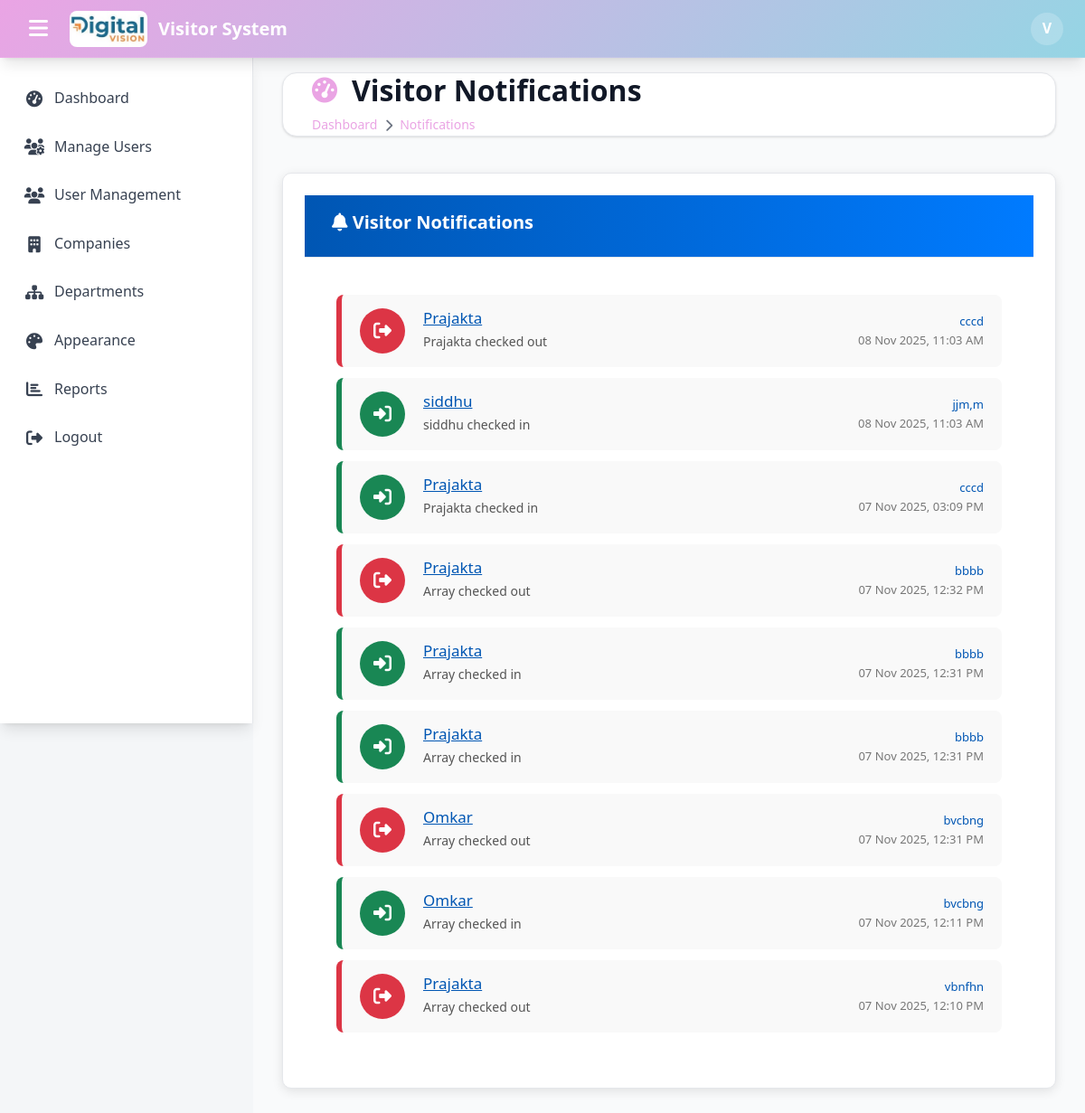
The app's page /Host/notifications.php (signed in) with its own data.
### tables this page shows
CREATE TABLE `system_theme` (
  `id` int(10) NOT NULL,
  `primary_color` varchar(20) DEFAULT '#007bff',
  `secondary_color` varchar(20) DEFAULT '#0056b3',
  `logo_path` varchar(255) DEFAULT NULL
);

CREATE TABLE `notifications` (
  `id` int(11) NOT NULL,
  `host_id` int(11) NOT NULL,
  `message` varchar(255) NOT NULL,
  `is_read` tinyint(1) DEFAULT 0,
  `created_at` datetime DEFAULT current_timestamp(),
  `visitor_name` varchar(255) DEFAULT NULL,
  `mobile` int(10) DEFAULT NULL,
  `purpose` text DEFAULT NULL,
  `status` varchar(20) DEFAULT 'unread'
);

### includes/theme.php (called while the page is built, shortened)
<?php
require_once __DIR__ . '/db.php';
$theme = [
    'primary_color' => '#2563eb',
    'secondary_color' => '#1d4ed8',
    'logo_path' => 'assets/default-logo.svg'
];
if ($conn) {
    $res = $conn->query("SELECT primary_color, secondary_color, logo_path FROM system_theme LIMIT 1");
    if ($res && $row = $res->fetch_assoc()) {
        if (!empty($row['primary_color'])) $theme['primary_color'] = $row['primary_color'];
        if (!empty($row['secondary_color'])) $theme['secondary_color'] = $row['secondary_color'];
        if (!empty($row['logo_path'])) $theme['logo_path'] = $row['logo_path'];
    }
}
function theme_logo() {
    global $theme;
    return $theme['logo_path'];
}
?>

### Host/notifications.php (the view, shortened to what this page needs)
<?php
require_once __DIR__ . '/../includes/erp_layout.php';
$res = $conn->query("SELECT * FROM notifications ORDER BY created_at DESC");
$breadcrumbs = [
    ['title' => 'Dashboard', 'url' => 'dashboard.php', 'icon' => 'tachometer-alt'],
    ['title' => 'Notifications', 'url' => '', 'icon' => 'bell']
];
echo erp_header('Visitor Notifications', $breadcrumbs);
function formatDateTime($datetime) {
    return (!empty($datetime) && $datetime != '0000-00-00 00:00:00')
        ? date('d M Y, h:i A', strtotime($datetime))
        : '—';
}
?>
<div class="erp-card">
    <div class="erp-card-header">
        <h3><i class="fas fa-bell"></i> Visitor Notifications</h3>
    </div>
    <div class="erp-card-body">
        <?php if ($res && $res->num_rows > 0): ?>
            <?php while ($n = $res->fetch_assoc()): ?>
                <?php
                    $msg = strtolower($n['message']);
                    $isCheckin = (strpos($msg, 'check-in') !== false || strpos($msg, 'checked in') !== false);
                    $isCheckout = (strpos($msg, 'check-out') !== false || strpos($msg, 'checked out') !== false);
                    $class = $isCheckin ? 'in' : ($isCheckout ? 'out' : '');
                    $iconClass = $isCheckin ? 'fa-sign-in-alt' : ($isCheckout ? 'fa-sign-out-alt' : 'fa-user');
                    $iconColor = $isCheckin ? 'in' : ($isCheckout ? 'out' : '');
                    $created = formatDateTime($n['created_at']);
                ?>
                <div class="notification-card <?= $class ?>"
                    onclick="showDetails(
                        '<?= htmlspecialchars(addslashes($n['visitor_name'])) ?>',
                        '<?= htmlspecialchars(addslashes($n['mobile'])) ?>',
                        '<?= htmlspecialchars(addslashes($n['purpose'])) ?>',
                        '<?= htmlspecialchars(addslashes($n['message'])) ?>',
                        '<?= $created ?>'
                    )">
                    <div class="notification-icon <?= $iconColor ?>">
                        <i class="fas <?= $iconClass ?>"></i>
                    </div>
                    <div class="notification-content">
                        <h5><?= htmlspecialchars($n['visitor_name']) ?></h5>
                        <p><?= htmlspecialchars($n['message']) ?></p>
                    </div>
                    <div class="notification-info">
                        <div class="purpose"><?= htmlspecialchars($n['purpose']) ?></div>
                        <div class="time"><?= $created ?></div>
                    </div>
                </div>
            <?php endwhile; ?>
        <?php endif; ?>
    </div>
</div>
<?php echo erp_footer(); ?>

### includes/erp_layout.php (shortened to what this page needs)
<?php
require_once __DIR__ . '/theme.php';
function erp_header($title, $breadcrumbs = [])
{
    ?>
    <!DOCTYPE html>
    <html lang="en">
    <head>
        <link href="https://cdn.jsdelivr.net/npm/bootstrap@5.3.2/dist/css/bootstrap.min.css" rel="stylesheet">
        <link href="https://cdnjs.cloudflare.com/ajax/libs/font-awesome/6.4.0/css/all.min.css" rel="stylesheet">
        <link href="https://cdn.jsdelivr.net/npm/bootstrap-icons@1.11.1/font/bootstrap-icons.css" rel="stylesheet">
        <link href="https://cdn.datatables.net/1.13.6/css/dataTables.bootstrap5.min.css" rel="stylesheet">
 </head>
    <body>
        <nav class="erp-navbar">
            <button class="erp-navbar-toggle" id="sidebarToggle">
                <i class="fas fa-bars"></i>
            </button>
            <a href="#" class="erp-navbar-brand">
                <img src="../<?php echo theme_logo(); ?>" alt="ERP Logo">
                <span class="d-none d-md-inline">Visitor System</span>
            </a>
    <div class="erp-navbar-actions">
                <div class="erp-user-menu">
                    <div class="erp-user-avatar" onclick="toggleUserMenu()">
                        <?php echo strtoupper(substr($_SESSION['user']['email'] ?? 'U', 0, 1)); ?>
                    </div>
                </div>
            </div>
        </nav>
        <aside class="erp-sidebar" id="sidebar">
            <nav class="erp-sidebar-nav">
                <?php if (isset($_SESSION['user']['role'])): ?>
                    <?php if ($_SESSION['user']['role'] === 'admin'): ?>
                        <div class="erp-nav-item">
                            <a href="dashboard.php"
                                class="erp-nav-link <?php echo basename($_SERVER['PHP_SELF']) == 'dashboard.php' ? 'active' : ''; ?>">
                                <i class="erp-nav-icon fas fa-tachometer-alt"></i>
                                <span class="erp-nav-text">Dashboard</span>
                            </a>
                        </div>
                        <div class="erp-nav-item">
                            <a href="manage_users.php"
                                class="erp-nav-link <?php echo basename($_SERVER['PHP_SELF']) == 'manage_users.php' ? 'active' : ''; ?>">
                                <i class="erp-nav-icon fas fa-users-cog"></i>
                                <span class="erp-nav-text">Manage Users</span>
                            </a>
                        </div>
                        <div class="erp-nav-item">
                            <a href="User_creation.php"
                                class="erp-nav-link <?php echo basename($_SERVER['PHP_SELF']) == 'User_creation.php' ? 'active' : ''; ?>">
                                <i class="erp-nav-icon fas fa-users"></i>
                                <span class="erp-nav-text">User Management</span>
                            </a>
                        </div>
                        <div class="erp-nav-item">
                            <a href="create_company.php"
                                class="erp-nav-link <?php echo basename($_SERVER['PHP_SELF']) == 'create_company.php' ? 'active' : ''; ?>">
                                <i class="erp-nav-icon fas fa-building"></i>
                                <span class="erp-nav-text">Companies</span>
                            </a>
                        </div>
                        <div class="erp-nav-item">
                            <a href="create_department.php"
                                class="erp-nav-link <?php echo basename($_SERVER['PHP_SELF']) == 'create_department.php' ? 'active' : ''; ?>">
                                <i class="erp-nav-icon fas fa-sitemap"></i>
                                <span class="erp-nav-text">Departments</span>
                            </a>
                        </div>
                        <div class="erp-nav-item">
                            <a href="appearance.php"
                                class="erp-nav-link <?php echo basename($_SERVER['PHP_SELF']) == 'appearance.php' ? 'active' : ''; ?>">
                                <i class="erp-nav-icon fas fa-palette"></i>
                                <span class="erp-nav-text">Appearance</span>
                            </a>
                        </div>
                        <div class="erp-nav-item">
                            <a href="reports.php"
                                class="erp-nav-link <?php echo basename($_SERVER['PHP_SELF']) == 'reports.php' ? 'active' : ''; ?>">
                                <i class="erp-nav-icon fas fa-chart-bar"></i>
                                <span class="erp-nav-text">Reports</span>
                            </a>
                        </div>
                    <?php endif; ?>
                <?php endif; ?>
                <div class="erp-nav-item">
                    <a href="../pages/logout.php" class="erp-nav-link">
                        <i class="erp-nav-icon fas fa-sign-out-alt"></i>
                        <span class="erp-nav-text">Logout</span>
                    </a>
                </div>
            </nav>
        </aside>
        <main class="erp-main-content" id="mainContent">
            <div class="erp-content-wrapper">
                <div class="erp-page-header">
                    <h1 class="erp-page-title">
                        <i class="fas fa-<?php echo $breadcrumbs[0]['icon'] ?? 'home'; ?>"></i>
                        <?php echo htmlspecialchars($title); ?>
                    </h1>
                    <?php if (!empty($breadcrumbs)): ?>
                        <nav class="erp-breadcrumb">
                            <?php foreach ($breadcrumbs as $index => $crumb): ?>
                                <?php if ($index > 0): ?>
                                    <i class="fas fa-chevron-right"></i>
                                <?php endif; ?>
                                <?php if (isset($crumb['url'])): ?>
                                    <a
                                        href="<?php echo htmlspecialchars($crumb['url']); ?>"><?php echo htmlspecialchars($crumb['title']); ?></a>
                                <?php else: ?>
                                    <span><?php echo htmlspecialchars($crumb['title']); ?></span>
                                <?php endif; ?>
                            <?php endforeach; ?>
                        </nav>
                    <?php endif; ?>
                </div>
                <?php
                return ob_get_clean();
}
function erp_footer()
{
    ?>
        </div>
        </main>
    </body>
    </html>
    <?php
    return ob_get_clean();
}
?>

### includes/erp_layout.php (style rules this page uses)
:root { --erp-primary: var(--primary-color, #2563eb); --erp-secondary: var(--secondary-color, #1d4ed8); --erp-accent: #f59e0b; --erp-success: #10b981; --erp-warning: #f59e0b; --erp-danger: #ef4444; --erp-info: #06b6d4; --erp-light: #f8fafc; --erp-dark: #1e293b; --erp-gray-50: #f9fafb; --erp-gray-100: #f3f4f6; --erp-gray-200: #e5e7eb; --erp-gray-300: #d1d5db; --erp-gray-400: #9ca3af; --erp-gray-500: #6b7280; --erp-gray-600: #4b5563; --erp-gray-700: #374151; --erp-gray-800: #1f2937; --erp-gray-900: #111827; --erp-shadow-sm: 0 1px 2px 0 rgb(0 0 0 / 0.05); --erp-shadow: 0 1px 3px 0 rgb(0 0 0 / 0.1), 0 1px 2px -1px rgb(0 0 0 / 0.1); --erp-shadow-md: 0 4px 6px -1px rgb(0 0 0 / 0.1), 0 2px 4px -2px rgb(0 0 0 / 0.1); --erp-shadow-lg: 0 10px 15px -3px rgb(0 0 0 / 0.1), 0 4px 6px -4px rgb(0 0 0 / 0.1); --erp-shadow-xl: 0 20px 25px -5px rgb(0 0 0 / 0.1), 0 8px 10px -6px rgb(0 0 0 / 0.1); --erp-radius: 0.75rem; --erp-radius-sm: 0.5rem; --erp-radius-lg: 1rem; }
* { box-sizing: border-box; }
body { font-family: 'Inter', -apple-system, BlinkMacSystemFont, 'Segoe UI', Roboto, sans-serif; background: var(--erp-gray-50); color: var(--erp-gray-800); line-height: 1.6; margin: 0; padding: 0; overflow-x: hidden; }
.erp-navbar { position: fixed; top: 0; left: 0; right: 0; height: 64px; background: linear-gradient(135deg, var(--erp-primary) 0%, var(--erp-secondary) 100%); backdrop-filter: blur(10px); border-bottom: 1px solid rgba(255, 255, 255, 0.1); z-index: 1050; display: flex; align-items: center; padding: 0 1.5rem; box-shadow: var(--erp-shadow-lg); }
.erp-navbar-brand { display: flex; align-items: center; color: white; text-decoration: none; font-weight: 700; font-size: 1.25rem; margin-right: 2rem; }
.erp-navbar-brand img { height: 40px; width: auto; border-radius: var(--erp-radius-sm); margin-right: 0.75rem; object-fit: cover; }
.erp-navbar-toggle { background: none; border: none; color: white; font-size: 1.5rem; cursor: pointer; padding: 0.5rem; border-radius: var(--erp-radius-sm); transition: all 0.2s; margin-right: 1rem; }
.erp-navbar-actions { margin-left: auto; display: flex; align-items: center; gap: 1rem; }
.erp-user-menu { position: relative; }
.erp-user-avatar { width: 36px; height: 36px; border-radius: 50%; background: rgba(255, 255, 255, 0.2); display: flex; align-items: center; justify-content: center; color: white; font-weight: 600; cursor: pointer; transition: all 0.2s; }
.erp-sidebar { position: fixed; top: 64px; left: 0; width: 280px; height: calc(100vh - 64px); background: white; border-right: 1px solid var(--erp-gray-200); overflow-y: auto; transition: all 0.3s cubic-bezier(0.4, 0, 0.2, 1); z-index: 1040; box-shadow: var(--erp-shadow-lg); }
.erp-sidebar-nav { padding: 1rem 0; }
.erp-nav-item { margin: 0.25rem 0.75rem; }
.erp-nav-link { display: flex; align-items: center; padding: 0.75rem 1rem; color: var(--erp-gray-700); text-decoration: none; border-radius: var(--erp-radius); transition: all 0.2s; font-weight: 500; position: relative; }
.erp-nav-icon { width: 20px; height: 20px; margin-right: 0.75rem; display: flex; align-items: center; justify-content: center; font-size: 1.125rem; }
.erp-nav-text { transition: opacity 0.2s; }
.erp-main-content { margin-left: 280px; margin-top: 64px; min-height: calc(100vh - 64px); transition: margin-left 0.3s cubic-bezier(0.4, 0, 0.2, 1); background: var(--erp-gray-50); }
.erp-content-wrapper { padding: 1rem 2rem; max-width: 1400px; margin: 0 auto; }
.erp-page-header { background: white; border-radius: var(--erp-radius-lg); padding: 0rem 2rem; margin-bottom: 1rem; box-shadow: var(--erp-shadow); border: 1px solid var(--erp-gray-200); }
.erp-page-title { font-size: 2rem; font-weight: 700; color: var(--erp-gray-900); margin: 0 0 0.5rem 0; display: flex; align-items: center; gap: 1rem; }
.erp-page-title i { color: var(--erp-primary); font-size: 1.75rem; }
.erp-breadcrumb { display: flex; align-items: center; gap: 0.5rem; color: var(--erp-gray-500); font-size: 0.875rem; }
.erp-breadcrumb a { color: var(--erp-primary); text-decoration: none; transition: color 0.2s; }
.erp-card { background: white; border-radius: var(--erp-radius-lg); padding: 1.5rem; box-shadow: var(--erp-shadow); border: 1px solid var(--erp-gray-200); transition: all 0.2s; margin-bottom: 1.5rem; }
.erp-card-header { display: flex; align-items: center; justify-content: space-between; margin-bottom: 1rem; padding-bottom: 1rem; border-bottom: 1px solid var(--erp-gray-200); }

### records on screen
system_theme: logo_path (picture)
notifications: visitor_name "Prajakta", message "Prajakta checked out", purpose "cccd", created_at "08 Nov 2025, 11:03 AM"
notifications: visitor_name "siddhu", message "siddhu checked in", purpose "jjm,m", created_at "08 Nov 2025, 11:03 AM"
notifications: visitor_name "Prajakta", message "Prajakta checked in", purpose "cccd", created_at "07 Nov 2025, 03:09 PM"
notifications: visitor_name "Prajakta", message "Array checked out", purpose "bbbb", created_at "07 Nov 2025, 12:32 PM"
notifications: visitor_name "Prajakta", message "Array checked in", purpose "bbbb", created_at "07 Nov 2025, 12:31 PM"
notifications: visitor_name "Prajakta", message "Array checked in", purpose "bbbb", created_at "07 Nov 2025, 12:31 PM"
notifications: visitor_name "Omkar", message "Array checked out", purpose "bvcbng", created_at "07 Nov 2025, 12:31 PM"
notifications: visitor_name "Omkar", message "Array checked in", purpose "bvcbng", created_at "07 Nov 2025, 12:11 PM"
notifications: visitor_name "Prajakta", message "Array checked out", purpose "vbnfhn", created_at "07 Nov 2025, 12:10 PM"

### other values on screen
substr($_SESSION['user']['email'] ?? 'U', 0, 1) "V"
$title "Visitor Notifications"
$crumb['title'] "Dashboard"
$crumb['title'] "Notifications"
